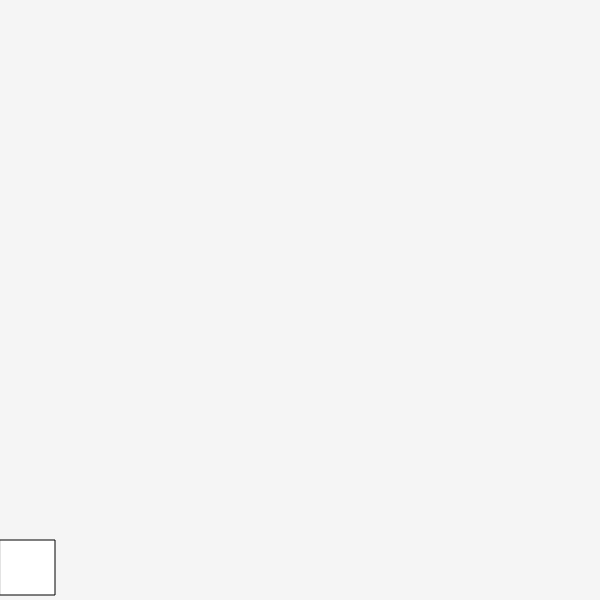
Frame 1 (no input)
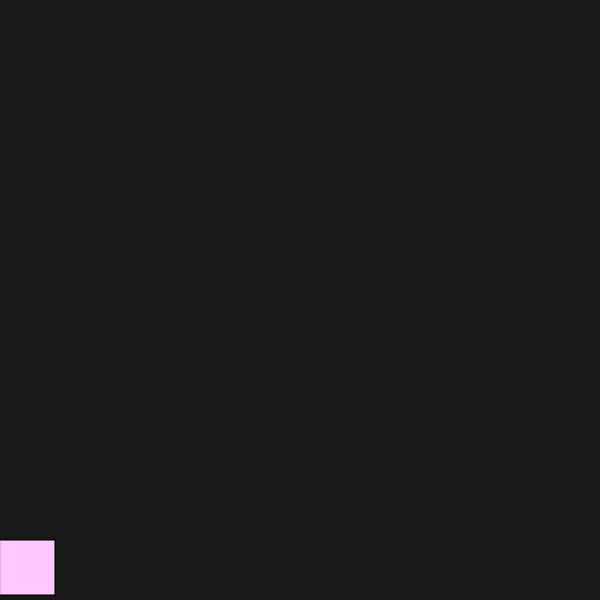
Frame 60 (no input)
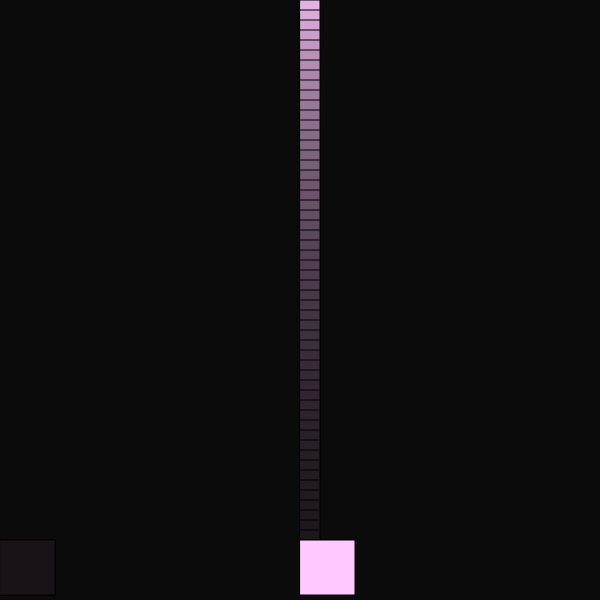
Frame 120 (the mouse pressed at the canvas centre since frame 60)

The p5.js sketch that drew these frames (run headless with seeded random() and noise() and a simulated clock; from frame 60 on, the mouse is pressed at the canvas centre):

// p5.js sketch
// ── sketch.js
let bullets =[]
function setup() {
  createCanvas(600, 600);
  color(RGB)
}

function draw() {
  background(0,10);
  rect(mouseX, height - 60,55)
  fill(256,200,350)
 
  for (let bullet of bullets){
    rect(bullet.x, bullet.y, 20)
    bullet.y -= 10
  }
}
function mousePressed(){
  let bullet = {
    x: mouseX,
    y: height -50
  }
  bullets .push(bullet)
}
// player to move on x axis 
// bullets spam on click 
